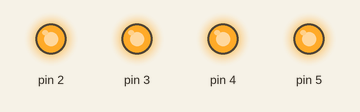
This sketch was run on a simulated Arduino Uno, built with avr-gcc and run on an emulated ATmega328P. Parts: output pins drawn as LEDs (lit = HIGH).

Above: at 0.1 s.
Timing chart, 0 to 1.6 s (numbered marks = the images above):
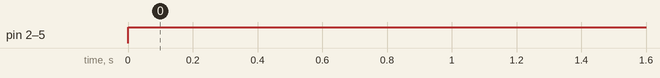

The sketch:

lights.ino
```cpp
// the setup function runs once when you press reset or power the board
void setup() {
  // initialize digital pin LED_BUILTIN as an output.
  pinMode(2, OUTPUT);
  pinMode(3, OUTPUT);
  pinMode(4, OUTPUT);
  pinMode(5, OUTPUT);
  digitalWrite(2 ,LOW);
  digitalWrite(3 ,LOW);
  digitalWrite(4 ,LOW);
  digitalWrite(5 ,LOW);
}

// the loop function runs over and over again forever
void loop() {
  digitalWrite(2, HIGH);
  digitalWrite(3, HIGH);
  digitalWrite(4, HIGH);
  digitalWrite(5, HIGH);
}
```

Measured:
- by itself, pin 2–5: LOW → HIGH at 0.00 s
